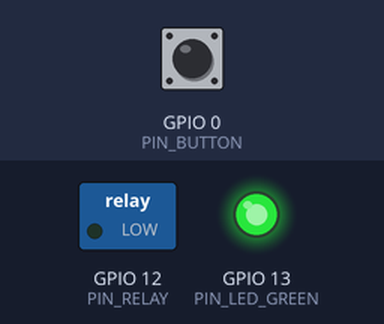
Recording of a sketch running on a simulated ESP8266 (NodeMCU). On the bench: switched loads named in the sketch (green lamp = pin HIGH), output pins drawn as LEDs (lit = HIGH). The test bench sets the inputs (shaded band); at power-on: GPIO 0 (PIN_BUTTON) HIGH. WiFi joins after 1.5 s; servers stay silent unless stated; what the sketch prints to the serial monitor is not drawn.

Above: at 2.7 s.
2.8 s: GPIO 0 (PIN_BUTTON) pulled LOW for 0.15 s
At 3.7 s:
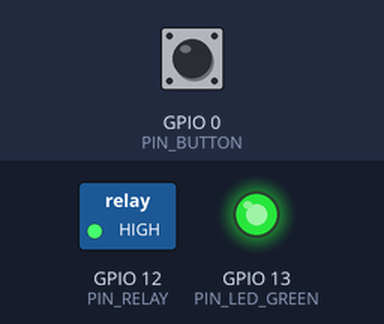
4.4 s: GPIO 0 (PIN_BUTTON) pulled LOW for 1 s
At 5.3 s:
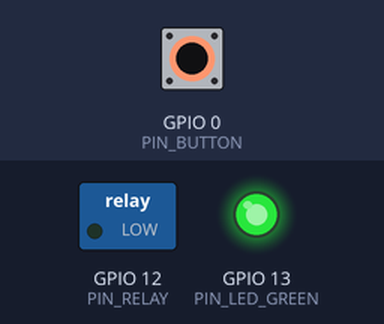
6.9 s: GPIO 0 (PIN_BUTTON) pulled LOW for 3.2 s
At 7.5 s:
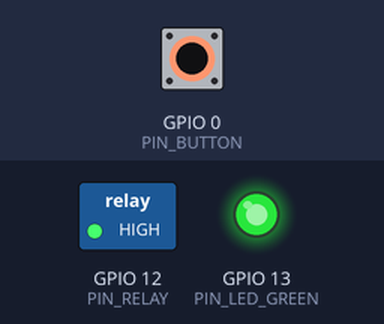
Timing chart, 0 to 9.9 s (numbered marks = the images above; inputs shaded):
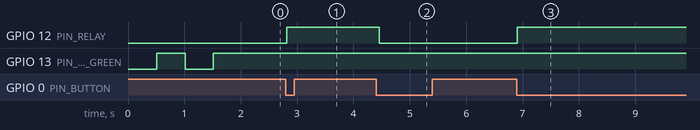

Measured:
- after the input at 2.8 s, GPIO 12 (PIN_RELAY): LOW → HIGH at once
- after the input at 4.4 s, GPIO 12 (PIN_RELAY): HIGH → LOW after 0.06 s
- after the input at 6.9 s, GPIO 12 (PIN_RELAY): LOW → HIGH at once

The sketch:

main.ino
```cpp
#include <Arduino.h>
#include <ESP8266WiFi.h>
#include <ESP8266WebServer.h>

#include "pinsRF.h"
#include "settings.h"

ESP8266WebServer _webServer(WEB_SERVER_PORT);

void setup()
{

    // --------------------------------------------------------------
    // Initialize GPIO

        pinMode(PIN_BUTTON, INPUT);
        pinMode(PIN_RELAY, OUTPUT);
        pinMode(PIN_LED_GREEN, OUTPUT);

    // --------------------------------------------------------------
    // Initialize Serial

        Serial.begin(115200);

        delay(10);

        Serial.println("Started");

    // --------------------------------------------------------------
    // Initialize Wifi

        WiFi.hostname(WIFI_DEVICE_NAME);

        #ifdef WIFI_DEVICE_STATIC_IP
        WiFi.config(WIFI_DEVICE_STATIC_IP,
                    WIFI_DEVICE_STATIC_SUBNET,
                    WIFI_DEVICE_STATIC_GATEWAY,
                    WIFI_DEVICE_STATIC_DNS);
        #endif

        WiFi.begin(WIFI_SSID, WIFI_PASSWORD);

        checkAndWaitWifiConnection();


    // --------------------------------------------------------------
    // Initialize Web server

        _webServer.on("/", HTTP_GET, []() {

            _webServer.send(200, "text/plain", String(digitalRead(PIN_RELAY) ? "ON" : "OFF"));
        });

        _webServer.on("/toggle", HTTP_POST, []() {

            digitalWrite(PIN_RELAY, !digitalRead(PIN_RELAY));

            _webServer.send(200, "text/plain", String(digitalRead(PIN_RELAY) ? "ON" : "OFF"));
        });

        _webServer.on("/on", HTTP_POST, []() {

            digitalWrite(PIN_RELAY, HIGH);

            _webServer.send(200, "text/plain", "ON");
        });

        _webServer.on("/off", HTTP_POST, []() {

            digitalWrite(PIN_RELAY, LOW);

            _webServer.send(200, "text/plain", "OFF");
        });

        _webServer.begin();

}

void loop()
{
    checkAndWaitWifiConnection();

    _webServer.handleClient();

    if (digitalRead(PIN_BUTTON) == BUTTON_PRESSED) {

        digitalWrite(PIN_RELAY, !digitalRead(PIN_RELAY));

        Serial.println("Toggle by button");

        // Prevent blink if the button stays pressed :)
        while (digitalRead(PIN_BUTTON) == BUTTON_PRESSED) {
            delay(10);
        }
    }

    delay(100);
}

void checkAndWaitWifiConnection() {

    if (WiFi.status() == WL_CONNECTED) {
        return;
    }

    Serial.print("Connecting");

    do {
        delay(500);

        Serial.print(".");

        digitalWrite(PIN_LED_GREEN, !digitalRead(PIN_LED_GREEN));
    }
    while (WiFi.status() != WL_CONNECTED);

    Serial.println();
    Serial.println("Connected (using ip address " + WiFi.localIP().toString() + ")");

    digitalWrite(PIN_LED_GREEN, HIGH);
}
```

pinsRF.h
```cpp
// RF model pinout
// Be free to create your own pinout with https://esphome.io/devices/sonoff.html

#define PIN_BUTTON      0
#define PIN_RELAY       12
#define PIN_LED_GREEN   13

#define BUTTON_PRESSED  LOW
```

settings.h
```cpp
// Basical Wifi station settings
#define WIFI_SSID                   "YOUR-SSID"
#define WIFI_PASSWORD               "YOU-PASSWORD"
#define WIFI_DEVICE_NAME            "DEVICE-NAME"

// Optional for static ip address, comment the following section for DCHP
#define WIFI_DEVICE_STATIC_IP       IPAddress(192, 168,   1, 90)
#define WIFI_DEVICE_STATIC_SUBNET   IPAddress(255, 255, 255,  0)
#define WIFI_DEVICE_STATIC_GATEWAY  IPAddress(192, 168,   1,  1)
#define WIFI_DEVICE_STATIC_DNS      IPAddress(192, 168,   1,  1)

// Port used for HTTP
#define WEB_SERVER_PORT             80
```
